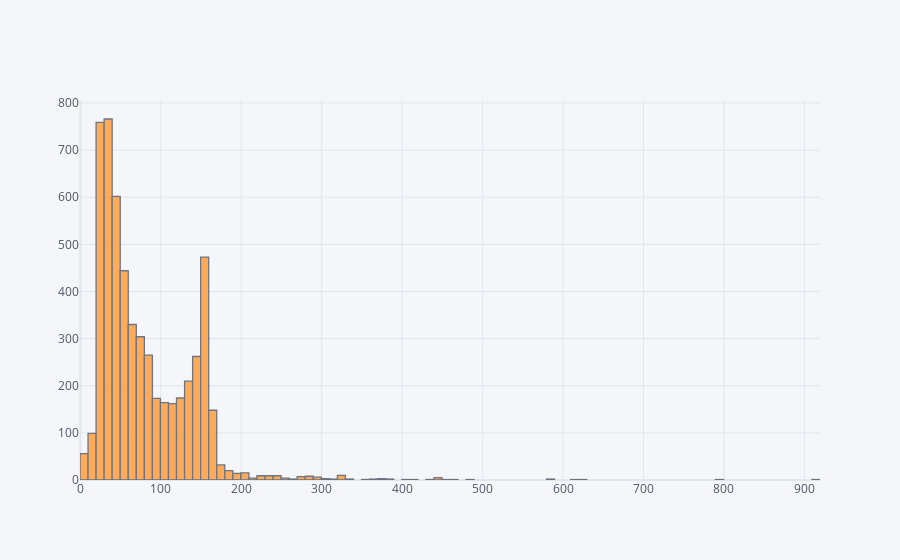

The code cell stored with this chart in its notebook:
### Code cell
sns.set_style('darkgrid')
import cufflinks as cf
cf.go_offline()

messages['length'].iplot(kind='hist',bins=100)

### Figure 1 — Plotly figure (JSON) as saved in the notebook; plotly's stock layout.template omitted (floating-point values rounded to 4 significant figures; data arrays with more than 128 entries replaced by an {"elided": "..."} marker saying what was removed)
{"data": [{"histfunc": "count", "histnorm": "", "marker": {"color": "rgba(255, 153, 51, 1.0)", "line": {"color": "#4D5663", "width": 1.3}}, "name": "length", "nbinsx": 100, "opacity": 0.8, "orientation": "v", "type": "histogram", "x": {"elided": "5572 int values"}}], "layout": {"barmode": "overlay", "legend": {"bgcolor": "#F5F6F9", "font": {"color": "#4D5663"}}, "paper_bgcolor": "#F5F6F9", "plot_bgcolor": "#F5F6F9", "title": {"font": {"color": "#4D5663"}}, "xaxis": {"gridcolor": "#E1E5ED", "showgrid": true, "tickfont": {"color": "#4D5663"}, "title": {"font": {"color": "#4D5663"}, "text": ""}, "zerolinecolor": "#E1E5ED"}, "yaxis": {"gridcolor": "#E1E5ED", "showgrid": true, "tickfont": {"color": "#4D5663"}, "title": {"font": {"color": "#4D5663"}, "text": ""}, "zerolinecolor": "#E1E5ED"}}}
